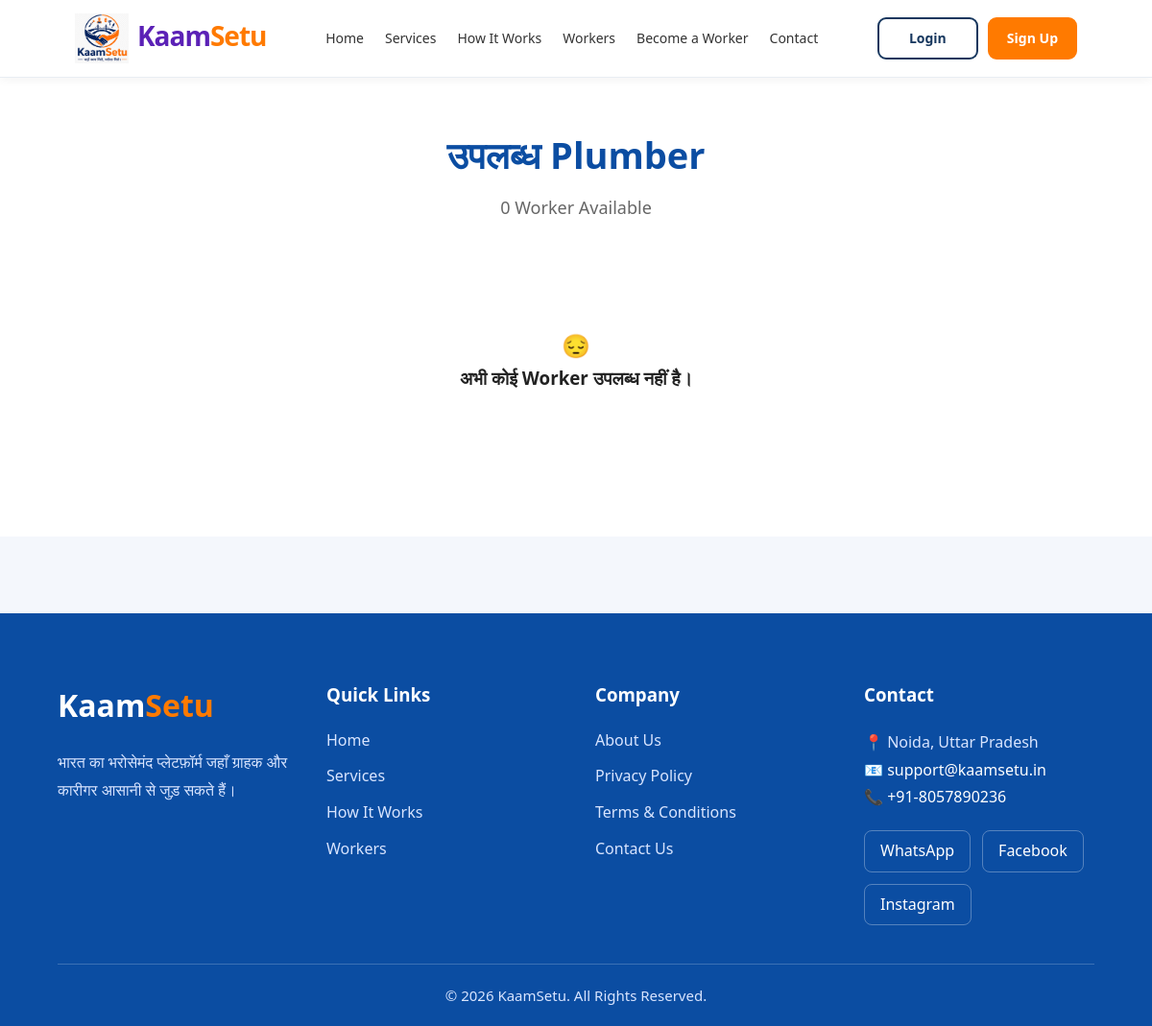
The page /profession/Plumber/ on the database as committed earlier.
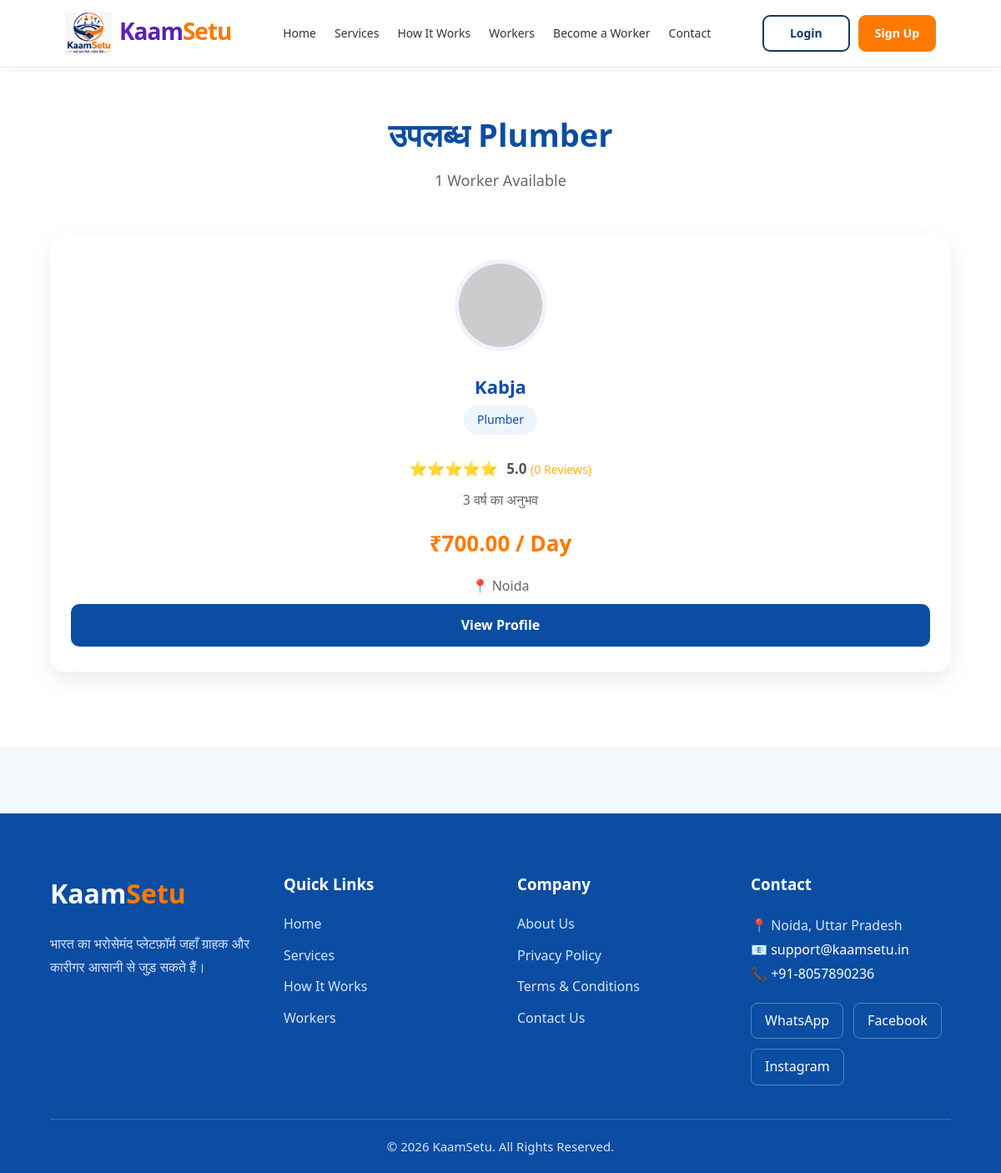
The same page on the database as committed later.
### workers/models.py (models this page shows, shortened)
class Worker(models.Model):
    user = models.OneToOneField(
        User,
        on_delete=models.CASCADE,
        null=True,
        blank=True,
        related_name="worker_profile"
    )
    PROFESSION_CHOICES = [
    ("Rajmistri", "राजमिस्त्री"),
    ("Plumber", "प्लम्बर"),
    ("Electrician", "इलेक्ट्रिशियन"),
    ("Painter", "पेंटर"),
    ("Carpenter", "कारपेंटर"),
    ("Welder", "वेल्डर"),
    ("Helper", "हेल्पर"),
    ("AC Repair", "AC रिपेयर"),
]
    name = models.CharField(max_length=100)
    mobile = models.CharField(max_length=15)
    profession = models.CharField(max_length=30, choices=PROFESSION_CHOICES)
    experience = models.PositiveIntegerField(help_text="Experience in years")
    city = models.CharField(max_length=100)
    area = models.CharField(max_length=100)
    latitude = models.DecimalField(
        max_digits=9,
        decimal_places=6,
        null=True,
        blank=True
    )
    longitude = models.DecimalField(
        max_digits=9,
        decimal_places=6,
        null=True,
        blank=True
    )
    work_range = models.DecimalField(
        max_digits=5,
        decimal_places=2,
        default=10.00,
        help_text="Maximum distance in KM"
    )
    daily_wage = models.DecimalField(max_digits=8, decimal_places=2)
    about = models.TextField(blank=True)
    available = models.BooleanField(default=True)
    profile_photo = models.ImageField(upload_to="workers/", blank=True, null=True)
    rating = models.DecimalField(max_digits=2, decimal_places=1, default=5.0)
    reviews = models.PositiveIntegerField(default=0)
    vverified = models.BooleanField(default=False)

### workers/views.py (the view)
def workers_by_profession(request, profession):
    workers = Worker.objects.filter(
        profession=profession,
        available=True
    )
    workers, location_context = filter_workers_for_customer(
        request,
        workers
    )
    return render(
        request,
        "workers_list.html",
        {
            "workers": workers,
            "profession": profession,
            **location_context,
        },
    )

### accounts/context_processors.py (called while the page is built, shortened)
def notification_count(request):
    if not request.user.is_authenticated:
        return {
            "unread_notification_count": 0
        }

### workers/views.py (called while the page is built, shortened)
def filter_workers_for_customer(request, workers):
    context = {
        "customer_location_required": False,
        "nearby_filter_active": False,
    }
    if not request.user.is_authenticated or hasattr(
        request.user,
        "worker_profile"
    ):
        return workers, context

### templates/workers_list.html (shortened to what this page needs)
{% extends "base.html" %}
{% load static %}
{% block content %}
{% include "components/navbar.html" %}
<section class="featured-workers" style="padding-top:50px;">
    <div class="container">
        <div class="section-title">
            <h2>
                उपलब्ध {{ profession }}
            </h2>
            <p>
                {{ workers|length }} Worker Available
            </p>
        </div>
        <div class="worker-list-grid">
            {% for worker in workers %}
            <div class="worker-card">
                {% if worker.profile_photo %}
                <img src="{{ worker.profile_photo.url }}">
                {% else %}
                <img src="https://via.placeholder.com/120">
                {% endif %}
                <h3>{{ worker.name }}</h3>
                <span class="profession">
                    {{ worker.profession }}
                </span>
                <div class="rating">
                    ⭐⭐⭐⭐⭐
                    <span>{{ worker.rating }}</span>
                    <small>({{ worker.reviews }} Reviews)</small>
                </div>
                <p>
                    {{ worker.experience }} वर्ष का अनुभव
                </p>
                <h4>
                    ₹{{ worker.daily_wage }} / Day
                </h4>
                <p>
                    📍 {{ worker.city }}
                </p>
                <a href="{% url 'worker_detail' worker.id %}" class="book-btn">
                    View Profile
                </a>
            </div>
            {% empty %}
            <div style="
                width:100%;
                text-align:center;
                padding:60px;
                ">
                <h2>
                    😔
                </h2>
                <h3>
                    अभी कोई Worker उपलब्ध नहीं है।
                </h3>
            </div>
            {% endfor %}
        </div>
    </div>
</section>
{% include "components/footer.html" %}
{% endblock %}

### templates/base.html (shortened to what this page needs)
{% load static %}
<!DOCTYPE html>
<html lang="en">
<head>
    <link rel="stylesheet" href="{% static 'css/style.css' %}">
    <link rel="stylesheet" href="{% static 'css/navbar.css' %}">
    {% block extra_css %}
    <link rel="stylesheet" href="{% static 'css/dashboard.css' %}">
    {% endblock %}
</head>
<body>
    {% block content %}
    {% endblock %}
</body>
</html>

### templates/components/navbar.html
{% load static %}
<nav class="navbar">
    <div class="container">
        <a href="/" class="logo">
            <img src="{% static 'images/logo.png' %}" alt="KaamSetu Logo">
            <div class="logo-text">
                <span class="logo-blue">
                    Kaam
                </span>
                <span class="logo-orange">
                    Setu
                </span>
            </div>
        </a>
        <ul class="nav-menu">
            <li>
                <a href="/">
                    Home
                </a>
            </li>
            <li>
                <a href="#services">
                    Services
                </a>
            </li>
            <li>
                <a href="#how-it-works">
                    How It Works
                </a>
            </li>
            <li>
                <a href="#workers">
                    Workers
                </a>
            </li>
            <li>
                <a href="{% url 'worker_register' %}">
                    Become a Worker
                </a>
            </li>
            <li>
                <a href="{% url 'home' %}#contact">
                    Contact
                </a>
            </li>
        </ul>
        <div class="nav-buttons">
            {% if user.is_authenticated %}
            <span class="welcome-text">
                Hello,
                {{ user.first_name|default:user.username }}
            </span>
            <a href="{% url 'notifications' %}" class="notification-bell" title="Notifications">
                🔔
                {% if unread_notification_count > 0 %}
                <span class="notification-badge">
                    {{ unread_notification_count }}
                </span>
                {% endif %}
            </a>
            {% if user.is_staff %}
            <a href="/admin/" class="btn-login">
                Dashboard
            </a>
            {% else %}
            {% if user.worker_profile %}
            <a href="{% url 'worker_dashboard' %}" class="btn-login">
                Dashboard
            </a>
            {% else %}
            <a href="{% url 'customer_dashboard' %}" class="btn-login">
                Dashboard
            </a>
            {% endif %}
            {% endif %}
            <a href="{% url 'logout' %}" class="btn-signup">
                Logout
            </a>
            {% else %}
            <a href="{% url 'login' %}" class="btn-login">
                Login
            </a>
            <a href="{% url 'register' %}" class="btn-signup">
                Sign Up
            </a>
            {% endif %}
        </div>
    </div>
</nav>

### templates/components/footer.html
<footer class="footer">
    <div class="container">
        <div class="footer-grid">
            <div class="footer-column">
                <h2 class="footer-logo">
                    <span class="logo-footer1">Kaam</span><span class="logo-orange">Setu</span>
                </h2>
                <p>
                    भारत का भरोसेमंद प्लेटफ़ॉर्म जहाँ ग्राहक और
                    कारीगर आसानी से जुड़ सकते हैं।
                </p>
            </div>
            <div class="footer-column">
                <h3>Quick Links</h3>
                <ul>
                    <li>
                        <a href="{% url 'home' %}">
                            Home
                        </a>
                    </li>
                    <li>
                        <a href="{% url 'home' %}#services">
                            Services
                        </a>
                    </li>
                    <li>
                        <a href="{% url 'home' %}#how-it-works">
                            How It Works
                        </a>
                    </li>
                    <li>
                        <a href="{% url 'home' %}#workers">
                            Workers
                        </a>
                    </li>
                </ul>
            </div>
            <div class="footer-column">
                <h3>Company</h3>
                <ul>
                    <li>
                        <a href="{% url 'about' %}">
                            About Us
                        </a>
                    </li>
                    <li>
                        <a href="{% url 'privacy_policy' %}">
                            Privacy Policy
                        </a>
                    </li>
                    <li>
                        <a href="{% url 'terms_conditions' %}">
                            Terms & Conditions
                        </a>
                    </li>
                    <li>
                        <a href="{% url 'home' %}#contact">
                            Contact Us
                        </a>
                    </li>
                </ul>
            </div>
            <div class="footer-column">
                <h3 id="contact">
                    Contact
                </h3>
                <p>
                    📍 Noida, Uttar Pradesh
                </p>
                <p>
                    📧
                    <a href="mailto:support@kaamsetu.in"
                        style="color:#ffffff !important; text-decoration:none !important;">
                        support@kaamsetu.in
                    </a>
                </p>
                <p>
                    📞
                    <a href="tel:+918057890236" style="color:#ffffff !important; text-decoration:none !important;">
                        +91-8057890236
                    </a>
                </p>
                <div class="social-links">
                    <a href="https://wa.me/918057890236" target="_blank" rel="noopener noreferrer">
                        WhatsApp
                    </a>
                    <a href="#">
                        Facebook
                    </a>
                    <a href="#">
                        Instagram
                    </a>
                </div>
            </div>
        </div>
        <hr>
        <div class="footer-bottom">
            <p>
                © 2026 KaamSetu. All Rights Reserved.
            </p>
        </div>
    </div>
</footer>

### static/css/style.css (style rules this page uses)
* { margin:0; padding:0; box-sizing:border-box; }
body { font-family: "Segoe UI",sans-serif; background:#f8fafc; color:#222; line-height:1.6; }
.container { width:90%; max-width:1200px; margin:auto; }
.navbar { width:100%; background:#fff; position:sticky; top:0; z-index:1000; box-shadow:0 3px 15px rgba(0,0,0,.08); }
.navbar .container { display:flex; justify-content:space-between; align-items:center; height:80px; }
.logo { display:flex; align-items:center; gap:12px; text-decoration: none; }
.logo-text { display:flex; gap:0; margin-top: 35px; }
.logo img { width:75px; height:70px; margin-top: 40px; }
.logo span { font-size:28px; font-weight:700; }
.nav-menu { display:flex; list-style:none; gap:30px; }
.nav-menu a { text-decoration:none; color:#333; font-weight:600; transition:.3s; }
.nav-buttons { display:flex; gap:15px; }
.btn-login { text-decoration:none; color:#0B4DA2; border:2px solid #0B4DA2; padding:10px 20px; border-radius:8px; font-weight:600; transition:.3s; }
.btn-signup { text-decoration:none; background:#F57C00; color:#fff; padding:10px 22px; border-radius:8px; font-weight:600; transition:.3s; }
.section-title { text-align:center; margin-bottom:50px; }
.section-title h2 { font-size:38px; color:#0B4DA2; margin-bottom:10px; }
.section-title p { color:#666; font-size:18px; }
.worker-list-grid { display:grid; grid-template-columns: repeat(auto-fit,minmax(280px,1fr)); gap:30px; }
.featured-workers { padding:90px 0; background:#fff; position:relative; }
.worker-card { flex:0 0 280px; background:#fff; border-radius:20px; padding:30px 25px; text-align:center; box-shadow:0 10px 30px rgba(0,0,0,.08); transition:.35s; }
.worker-card img { width:110px; height:110px; border-radius:50%; object-fit:cover; border:5px solid #eef3ff; margin-bottom:18px; }
.worker-card h3 { font-size:22px; color:#0B4DA2; margin-bottom:5px; }
.profession { display:inline-block; padding:6px 16px; background:#eef5ff; color:#0B4DA2; border-radius:25px; font-size:14px; margin-bottom:15px; }
.rating { color:#ffb400; margin:12px 0; font-size:17px; }
.rating span { color:#555; font-weight:600; margin-left:6px; }
.worker-card p { color:#666; margin:8px 0; }
.worker-card h4 { color:#ff7a00; font-size:26px; margin:18px 0; }
.book-btn { display:inline-block; width:100%; padding:13px; background:#0B4DA2; color:#fff; text-decoration:none; border-radius:10px; font-weight:600; transition:.3s; }
.footer { background:#0B4DA2; color:#fff; padding:70px 0 20px; margin-top:80px; }
.footer-grid { display:grid; grid-template-columns:repeat(auto-fit,minmax(240px,1fr)); gap:40px; }
.footer-logo { font-size:32px; margin-bottom:20px; }
.logo-footer1 { color:white; }
.logo-orange { color:#ff7a00; }
.footer-column p { color:#d9e5ff; line-height:1.8; }
.footer-column h3 { margin-bottom:20px; color:#fff; }
.footer-column ul { list-style:none; padding:0; }
.footer-column ul li { margin-bottom:12px; }
.footer-column ul li a { color:#d9e5ff; text-decoration:none; transition:.3s; }
.social-links { margin-top:20px; display:flex; gap:12px; flex-wrap:wrap; }
.social-links a { text-decoration:none; color:#fff; padding:8px 16px; border:1px solid rgba(255,255,255,.3); border-radius:8px; transition:.3s; }
.footer hr { margin:40px 0 20px; border:none; border-top:1px solid rgba(255,255,255,.2); }
.footer-bottom { text-align:center; }
.footer-bottom p { color:#d9e5ff; font-size:15px; }
.btn-primary, .btn-secondary, .btn-login, .btn-signup, .book-btn { transition:all .3s ease; }
html { scroll-behavior:smooth; }
.footer a { color: #ffffff; text-decoration: none; }
.footer-column p a { color: #ffffff; text-decoration: none; }
.footer .footer-column p a, .footer .footer-column p a:link, .footer .footer-column p a:visited, .footer .footer-column p a:hover, .footer .footer-column p a:active { color: #ffffff !important; text-decoration: none !important; }
.footer .social-links a, .footer .social-links a:link, .footer .social-links a:visited { color: #ffffff !important; text-decoration: none !important; }

### static/css/dashboard.css (style rules this page uses)
* { margin:0; padding:0; box-sizing:border-box; font-family:"Segoe UI",Tahoma,Geneva,Verdana,sans-serif; }
body { background:#f4f7fc; }
.logo { text-align:center; margin-bottom:40px; }

Rows that differ between the two databases and show on the page:
added Worker: profession "Plumber", name "Kabja", rating "5.0", reviews "0", experience "3", daily_wage "700.00", city "Noida"
Other text that changed with them:
{{ workers|length }}: "0" → "1"
{{ profession }}: "Plumber" → (not shown)
text no longer shown: "😔 अभी कोई Worker उपलब्ध नहीं है।"
